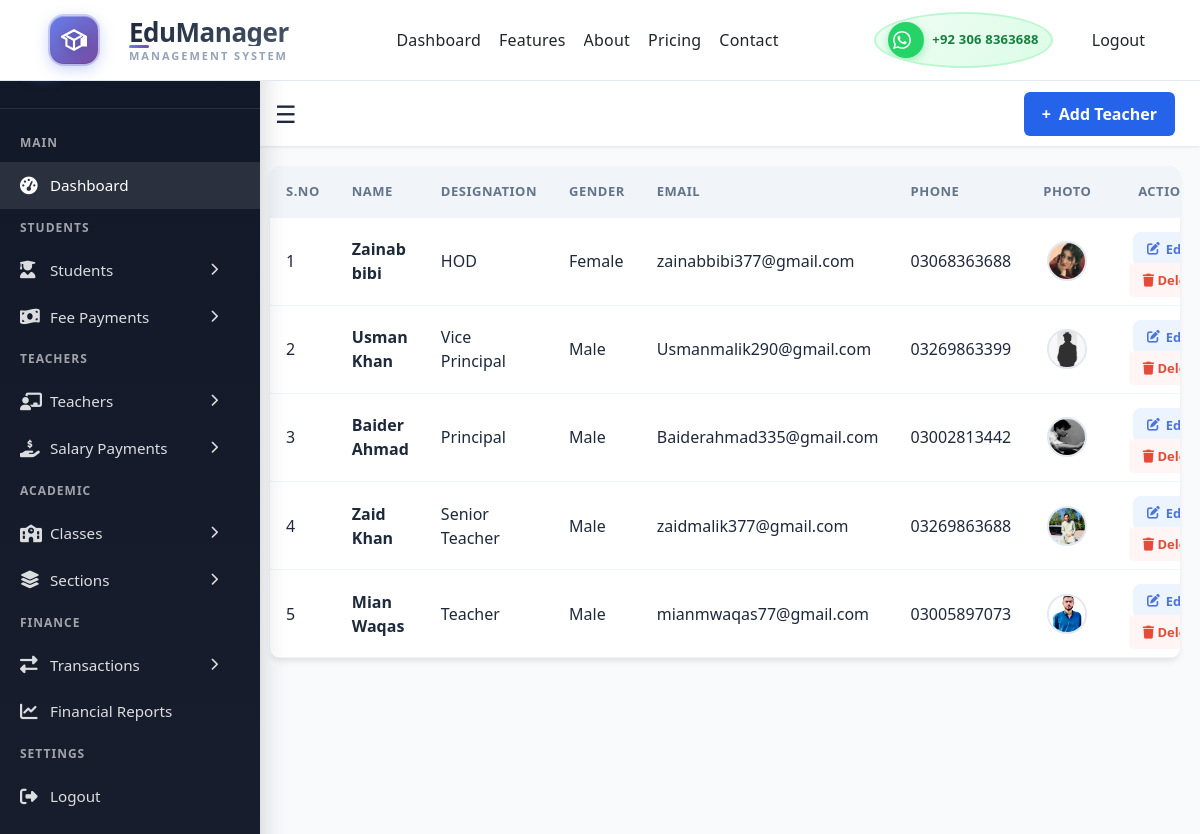
/teachers/ (signed in), run on the app's committed database.
### base/models.py (models this page shows, shortened)
class Teacher(models.Model):
    GENDER_CHOICES = (
        ('Male', 'Male'),
        ('Female', 'Female'),
        ('Other', 'Other'),
    )
    DESIGNATIONS = (
        ('Principal', 'Principal'),
        ('Vice Principal', 'Vice Principal'),
        ('HOD', 'Head of Department'),
        ('Senior Teacher', 'Senior Teacher'),
        ('Teacher', 'Teacher'),
        ('Assistant Teacher', 'Assistant Teacher'),
    )
    user = models.OneToOneField(
        User,
        on_delete=models.SET_NULL,
        null=True,
        blank=True,
        related_name='teacher_profile'
    )
    teacher_id = models.CharField(max_length=20, unique=True, db_index=True)
    first_name = models.CharField(max_length=100)
    last_name = models.CharField(max_length=100)
    gender = models.CharField(max_length=10, choices=GENDER_CHOICES)
    date_of_birth = models.DateField(null=True, blank=True)
    photo = models.ImageField(upload_to='teachers/', blank=True, null=True)
    qualification = models.CharField(max_length=200, blank=True)
    subject_specialization = models.CharField(max_length=200, blank=True)
    designation = models.CharField(max_length=50, choices=DESIGNATIONS, default='Teacher')
    date_of_joining = models.DateField()
    phone_number = models.CharField(max_length=15)
    email = models.EmailField(unique=True, blank=True, null=True)
    address = models.TextField(blank=True)
    emergency_contact = models.CharField(max_length=15, blank=True)
    monthly_salary = models.DecimalField(max_digits=10, decimal_places=2, default=Decimal('0.00'),validators=[MinValueValidator(0)])
    total_salary_paid = models.DecimalField(max_digits=10, decimal_places=2, default=Decimal('0.00'))
    salary_due = models.DecimalField(max_digits=10, decimal_places=2, default=Decimal('0.00'))
    bank_name = models.CharField(max_length=100, blank=True)
    account_number = models.CharField(max_length=50, blank=True)
    ifsc_code = models.CharField(max_length=20, blank=True)
    is_active = models.BooleanField(default=True)
    created_at = models.DateTimeField(auto_now_add=True)
    updated_at = models.DateTimeField(auto_now=True)
    class Meta:
        ordering = ['-updated_at']
        verbose_name = 'Teacher'
        verbose_name_plural = 'Teachers'

### base/views.py (the view)
# urls.py: path('teachers/', views.teacher_list, name='teacher_list'),
@login_required(login_url='loginPage')
def teacher_list(request):
    teachers = Teacher.objects.all()
    context = {"teachers": teachers}
    return render(request, "teachers/all_teacher.html", context)

### base/templates/teachers/all_teacher.html (shortened to what this page needs)
{% extends 'main.html' %}
{% load static %}
{% block content %}
<div class="dashboard-container">
    <aside class="tf-sidebar flex-shrink-0">
        {% include "sidebar.html" %}
    </aside>
    <div class="main-layout">
        <nav class="top-nav">
            <div class="nav-left">
                <button id="toggle-btn" class="menu-icon" type="button">☰</button>
            </div>
            <div class="nav-right">
                <a href="{% url 'teacher_create' %}" class="btn-add-teacher">
                    <span class="plus-icon">+</span> Add Teacher
                </a>
            </div>
        </nav>
        <main class="content-body">
            <div class="table-card">
                <table class="teacher-table">
                    <thead>
                        <tr>
                            <th>S.No</th>
                            <th>Name</th>
                            <th>Designation</th>
                            <th>Gender</th>
                            <th>Email</th>
                            <th>Phone</th>
                            <th class="text-center">Photo</th>
                            <th class="text-center">Actions</th>
                        </tr>
                    </thead>
                    <tbody id="animate-body">
                        {% for teacher in teachers %}
                        <tr class="t-row">
                            <td class="id-cell">{{ forloop.counter }}</td>
                            <td class="name-cell font-bold">{{ teacher.first_name }} {{ teacher.last_name }}</td>
                            <td><span class="role-badge">{{ teacher.designation }}</span></td>
                            <td>{{ teacher.gender }}</td>
                            <td>{{ teacher.email }}</td>
                            <td>{{ teacher.phone_number }}</td>
                            <td class="img-col text-center">
                                {% if teacher.photo %}
                                    <img src="{{ teacher.photo.url }}" class="profile-pic" alt="Teacher">
                                {% else %}
                                    <div class="pic-placeholder">{{ teacher.first_name|first|upper }}</div>
                                {% endif %}
                            </td>
                            <td class="action-btns text-center">
                                <a href="{% url 'teacher_update' teacher.id %}" class="btn-action btn-edit">
                                    <i class="fas fa-edit"></i> Edit</a>
                                <a href="{% url 'teacher_delete' teacher.pk %}" class="btn-delete">
                                    <i class="fas fa-trash"></i> Delete</a>
                            </td>
                        </tr>
                        {% empty %}
                        <tr>
                            <td colspan="8" class="no-data text-center">No teachers found in registry.</td>
                        </tr>
                        {% endfor %}
                    </tbody>
                </table>
            </div>
        </main>
    </div>
</div>
{% endblock %}

### templates/main.html (shortened to what this page needs)
<!DOCTYPE html>
{% load static %}
<html lang="en">
<head>
    <link rel="stylesheet" href="{% static 'styles/style_0.css' %}">
    <link rel="stylesheet" href="{% static 'styles/features.css' %}">
    <link rel="stylesheet" href="{% static 'styles/navbar.css' %}">
    <link rel="stylesheet" href="{% static 'styles/about.css' %}">
    <link rel="stylesheet" href="{% static 'styles/contact.css' %}">
    <link rel="stylesheet" href="{% static 'styles/learn_more.css' %}">
    <link rel="stylesheet" href="{% static 'styles/pricing.css' %}">
    <link rel="stylesheet" href="{% static 'styles/login.css' %}">
    <link rel="stylesheet" href="{% static 'styles/dashboard.css' %}">
    <link rel="stylesheet" href="{% static 'styles/teacher_form.css'%}">
    <link rel="stylesheet" href="{% static 'styles/teacher_list.css'%}">
    <link rel="stylesheet" href="{% static 'css/class_form.css' %}">
    <link rel="stylesheet" href="{% static 'css/class_all.css' %}">
    <link rel="stylesheet" href="{% static 'styles/section_form.css'%}">
    <link rel="stylesheet" href="{% static 'styles/section_all.css'%}">
    <link rel="stylesheet" href="{% static 'styles/student_form.css'%}">
    <link rel="stylesheet" href="{% static 'styles/student_all.css'%}">
    <link rel="stylesheet" href="{% static 'styles/transaction_form.css' %}">
    <link rel="stylesheet" href="{% static 'styles/transaction_all.css' %}">
    <link rel="stylesheet" href="{% static 'styles/fee_form.css' %}">
    <link rel="stylesheet" href="{% static 'styles/fee_all.css' %}">
    <link rel="stylesheet" href="{% static 'styles/salary_form.css' %}">
    <link rel="stylesheet" href="{% static 'styles/salary_all.css' %}">
    <link rel="stylesheet" href="{% static 'styles/financial_reports.css' %}">
    <link rel="stylesheet" href="https://cdnjs.cloudflare.com/ajax/libs/font-awesome/6.4.0/css/all.min.css">
    <link href="https://cdn.jsdelivr.net/npm/bootstrap@5.3.0/dist/css/bootstrap.min.css" rel="stylesheet">
</head>
<body>
    {% include 'navbar.html' %}
    {% block content %}
    {% endblock %}
</body>
</html>

### templates/navbar.html (shortened to what this page needs)
{% load static %}
<header class="header">
    <div class="container">
        <nav class="navbar">
            {% if request.resolver_match.url_name != 'dashboard' %}
            <a href="{% url 'home' %}" class="logo">
                <div class="logo-mark">
                    <div class="logo-icon">
                        <svg width="28" height="28" viewBox="0 0 24 24" fill="none" stroke="currentColor"
                            stroke-width="2">
                            <path d="M12 3L1 9l4 2.18v6L12 21l7-3.82v-6l2-1.09V17h2V9L12 3z" />
                            <path d="M12 12l-7-3.82M12 12l7-3.82M12 12v9" />
                        </svg>
                    </div>
                    <div class="logo-pulse"></div>
                </div>
                <div class="logo-text">
                    <span class="logo-brand">EduManager</span>
                    <span class="logo-tagline">Management System</span>
                </div>
            </a>
            {% else %}
            <div class="logo-placeholder"></div>
            {% endif %}
            <div class="nav-links">
                {% if request.user.is_authenticated %}
                <a href="{% url 'dashboard' %}"
                    class="nav-link {% if request.resolver_match.url_name == 'dashboard' %}active{% endif %}">
                    Dashboard
                </a>
                {% endif %}
                <a href="{% url 'features' %}"
                    class="nav-link {% if request.resolver_match.url_name == 'features' %}active{% endif %}">
                    Features
                </a>
                <a href="{% url 'about' %}"
                    class="nav-link {% if request.resolver_match.url_name == 'about' %}active{% endif %}">
                    About
                </a>
                <a href="{% url 'pricing' %}"
                    class="nav-link {% if request.resolver_match.url_name == 'pricing' %}active{% endif %}">
                    Pricing
                </a>
                <a href="{% url 'contact' %}"
                    class="nav-link {% if request.resolver_match.url_name == 'contact' %}active{% endif %}">
                    Contact
                </a>
            </div>
            <a href="https://wa.me/923068363688" class="whatsapp-btn" target="_blank" rel="noopener noreferrer">
                <div class="whatsapp-icon-wrap">
                </div>
                <div class="whatsapp-text">
                    <strong>+92 306 8363688</strong>
                </div>
            </a>
            <div class="auth-links">
                {% if request.user.is_authenticated %}
                <div class="user-menu">
                    <a href="{% url 'logoutPage' %}" class="btn btn-outline">Logout</a>
                </div>
                {% else %}
                <a href="{% url 'loginPage' %}" class="btn btn-text">Sign In</a>
                <a href="{% url 'registerPage' %}" class="btn btn-primary">Register</a>
                {% endif %}
            </div>
        </nav>
    </div>
</header>

### base/templates/sidebar.html (shortened to what this page needs)
<aside class="sidebar" id="sidebar">
    <div class="sidebar-header">
        <div class="brand-logo">
            <div class="logo-icon">
            </div>
            <span class="brand-text">EduManager Pro</span>
        </div>
    </div>
    <div class="sidebar-menu">
        <div class="menu-category">Main</div>
        <ul>
            <li>
                <a href="{% url 'dashboard' %}" class="active">
                    <i class="fas fa-tachometer-alt"></i>
                    <span>Dashboard</span>
                </a>
            </li>
        </ul>
        <div class="menu-category">Students</div>
        <ul>
            <li class="has-submenu">
                <a href="has-submenu">
                    <i class="fas fa-user-graduate"></i>
                    <span>Students</span>
                    <i class="fas fa-chevron-right arrow"></i>
                </a>
            </li>
            <li class="has-submenu">
                <a href="has-submenu">
                    <i class="fas fa-money-bill-wave"></i>
                    <span>Fee Payments</span>
                    <i class="fas fa-chevron-right arrow"></i>
                </a>
            </li>
        </ul>
        <div class="menu-category">Teachers</div>
        <ul>
            <li class="has-submenu">
                <a href="has-submenu">
                    <i class="fas fa-chalkboard-teacher"></i>
                    <span>Teachers</span>
                    <i class="fas fa-chevron-right arrow"></i>
                </a>
            </li>
            <li class="has-submenu">
                <a href="has-submenu">
                    <i class="fas fa-hand-holding-usd"></i>
                    <span>Salary Payments</span>
                    <i class="fas fa-chevron-right arrow"></i>
                </a>
            </li>
        </ul>
        <div class="menu-category">Academic</div>
        <ul>
            <li class="has-submenu">
                <a href="has-submenu">
                    <i class="fas fa-school"></i>
                    <span>Classes</span>
                    <i class="fas fa-chevron-right arrow"></i>
                </a>
            </li>
            <li class="has-submenu">
                <a href="has-submenu">
                    <i class="fas fa-layer-group"></i>
                    <span>Sections</span>
                    <i class="fas fa-chevron-right arrow"></i>
                </a>
            </li>
        </ul>
        <div class="menu-category">Finance</div>
        <ul>
            <li class="has-submenu">
                <a href="has-submenu">
                    <i class="fas fa-exchange-alt"></i>
                    <span>Transactions</span>
                    <i class="fas fa-chevron-right arrow"></i>
                </a>
            </li>
            <li>
                <a href="{% url 'financial_reports' %}">
                    <i class="fas fa-chart-line"></i>
                    <span>Financial Reports</span>
                </a>
            </li>
        </ul>
        <div class="menu-category">Settings</div>
        <ul>
            <li>
                <a href="{% url 'logoutPage' %}">
                    <i class="fas fa-sign-out-alt"></i>
                    <span>Logout</span>
                </a>
            </li>
        </ul>
    </div>
</aside>

### data on the page
Teacher: first_name "Zainab", last_name "bibi", designation "HOD", gender "Female", email "zainabbibi377@gmail.com", phone_number "03068363688", photo (picture)
Teacher: first_name "Usman", last_name "Khan", designation "Vice Principal", gender "Male", email "Usmanmalik290@gmail.com", phone_number "03269863399", photo (picture)
Teacher: first_name "Baider", last_name "Ahmad", designation "Principal", gender "Male", email "Baiderahmad335@gmail.com", phone_number "03002813442", photo (picture)
Teacher: first_name "Zaid", last_name "Khan", designation "Senior Teacher", gender "Male", email "zaidmalik377@gmail.com", phone_number "03269863688", photo (picture)
Teacher: first_name "Mian", last_name "Waqas", designation "Teacher", gender "Male", email "mianmwaqas77@gmail.com", phone_number "03005897073", photo (picture)
